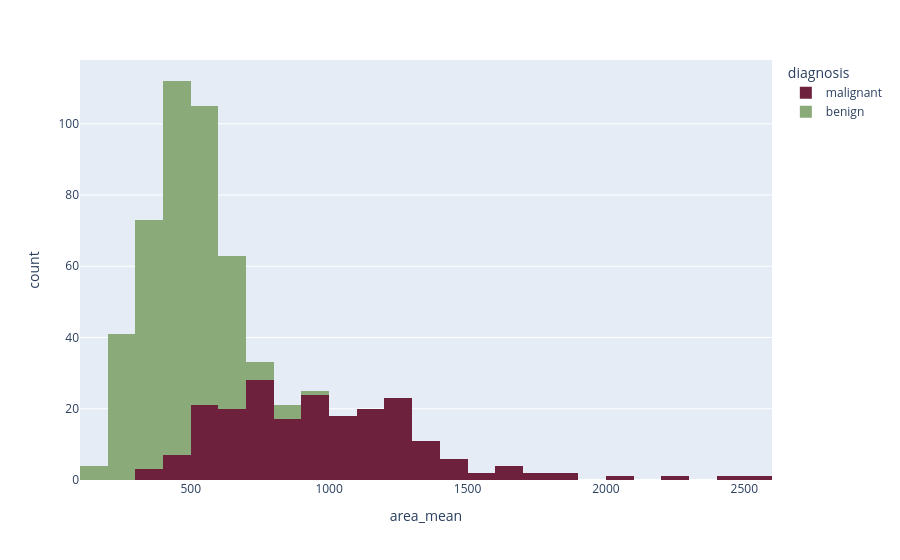

Write notebook code for a chart like this one.
### Code cell
fig = px.histogram(df,
                    x = "area_mean",
                    color="diagnosis",
                    color_discrete_sequence=['#6D213C','#8AAA79'])
fig.show()

### Figure 1 — Plotly figure (JSON) as saved in the notebook; plotly's stock layout.template omitted (floating-point values rounded to 4 significant figures; data arrays with more than 128 entries replaced by an {"elided": "..."} marker saying what was removed)
{"data": [{"bingroup": "x", "hovertemplate": "diagnosis=malignant<br>area_mean=%{x}<br>count=%{y}<extra></extra>", "legendgroup": "malignant", "marker": {"color": "#6D213C", "pattern": {"shape": ""}}, "name": "malignant", "orientation": "v", "showlegend": true, "type": "histogram", "x": {"elided": "212 float values"}, "xaxis": "x", "yaxis": "y"}, {"bingroup": "x", "hovertemplate": "diagnosis=benign<br>area_mean=%{x}<br>count=%{y}<extra></extra>", "legendgroup": "benign", "marker": {"color": "#8AAA79", "pattern": {"shape": ""}}, "name": "benign", "orientation": "v", "showlegend": true, "type": "histogram", "x": {"elided": "357 float values"}, "xaxis": "x", "yaxis": "y"}], "layout": {"barmode": "relative", "legend": {"title": {"text": "diagnosis"}, "tracegroupgap": 0}, "margin": {"t": 60}, "xaxis": {"anchor": "y", "domain": [0, 1], "title": {"text": "area_mean"}}, "yaxis": {"anchor": "x", "domain": [0, 1], "title": {"text": "count"}}}}
